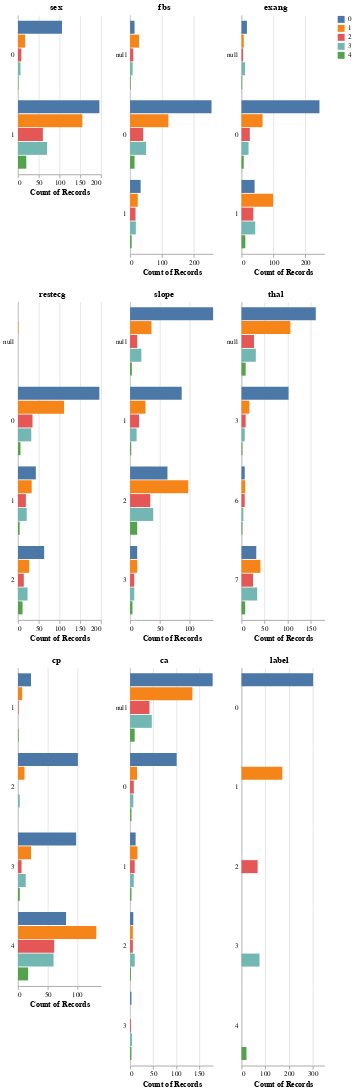

Write notebook code for a chart like this one.
### Code cell
aly.dist(train_df, dtype = 'category', color = 'label')
